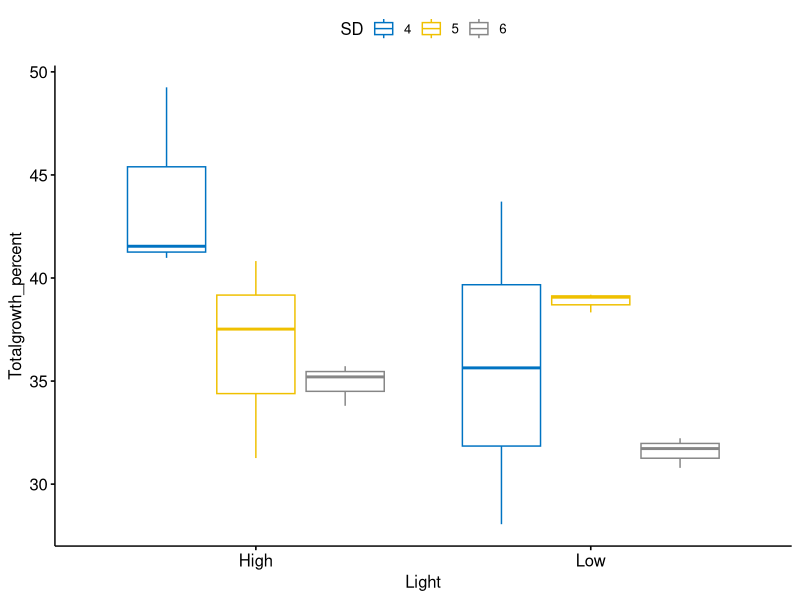
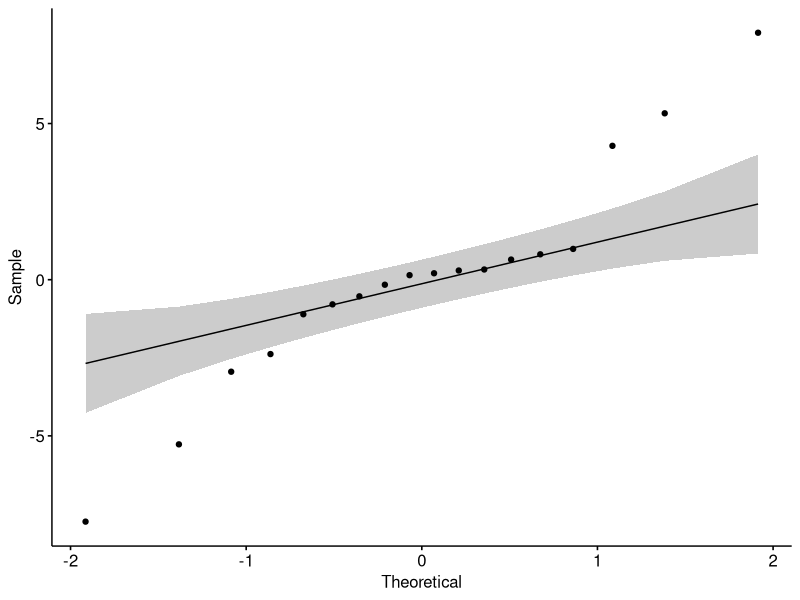
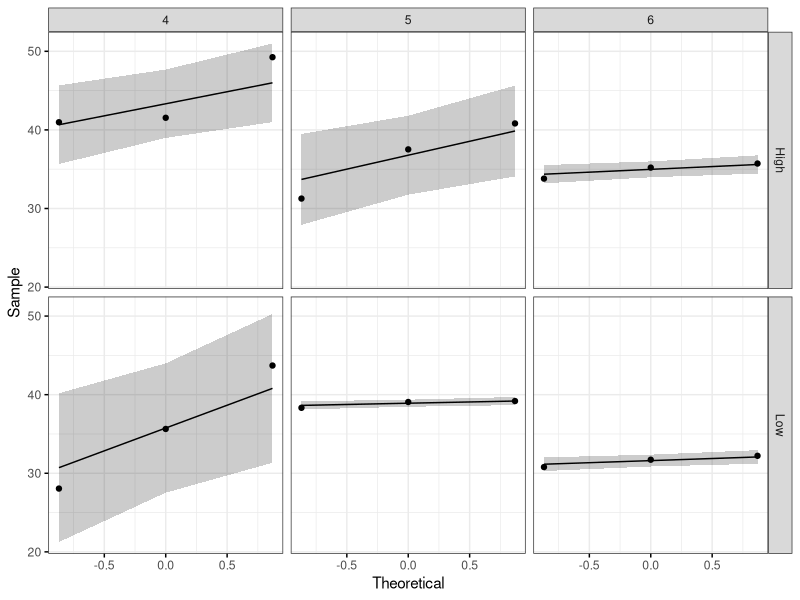

Reproduce these figures in R, in order.
library(ggplot2)
library(dplyr)
library(tidyverse)
library(ggpubr)
library(rstatix)

fiveglumps<- read.csv("10g Overall Percent Growth.csv", stringsAsFactors = TRUE, header = TRUE)
fiveglumps<- fiveglumps %>%
  mutate(SD=as.factor(SD))
fiveglumps<- fiveglumps %>%
  mutate(Rep=as.factor(NewRep))


str(fiveglumps)



stats<- fiveglumps%>%
  group_by(Light, SD) %>%
  get_summary_stats(Totalgrowth_percent, type="mean_sd")
view(stats)

bxp<-ggboxplot(fiveglumps, x="Light", y="Totalgrowth_percent", color="SD", palette = "jco", short.panel.labs = FALSE)
bxp

#testing assumptions for Outliers and Normality
fiveglumps%>%
  group_by(Light, SD) %>%
  identify_outliers(Totalgrowth_percent)
fiveglumps%>%
  group_by(Light, SD) %>%
  shapiro_test(Totalgrowth_percent)

model<- lm(Totalgrowth_percent ~ Light*SD,
           data=fiveglumps)
ggqqplot(residuals(model))

shapiro_test(residuals(model))

#QQ plot
ggqqplot(fiveglumps, "Totalgrowth_percent", ggtheme = theme_bw()) +
  facet_grid(Light ~ SD)

#Homogneity of variance assumption
fiveglumps%>%
  levene_test(Totalgrowth_percent ~ Light*SD)

res.aov <- fiveglumps %>% anova_test(Totalgrowth_percent ~ Light * SD)
res.aov

